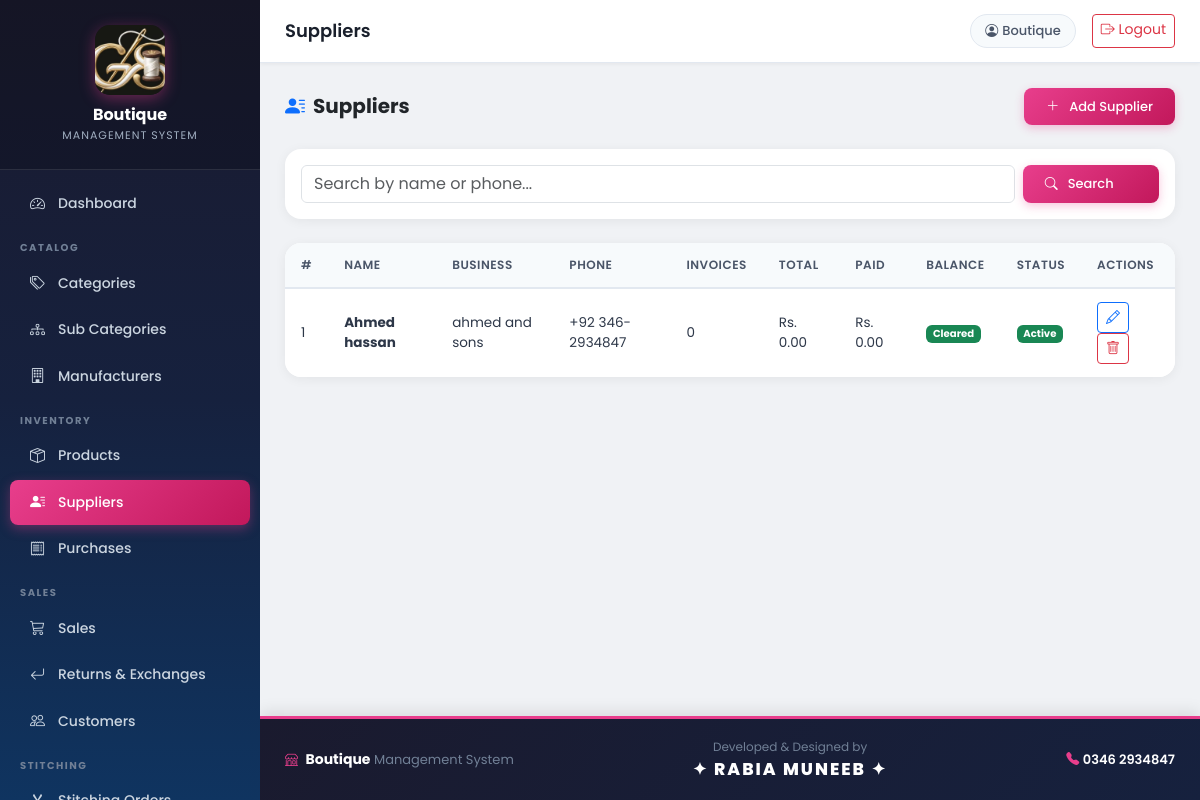
Page /suppliers/ (signed in) on the committed database.
### suppliers/models.py (models this page shows, shortened)
class Supplier(models.Model):
    name = models.CharField(max_length=200)
    business_name = models.CharField(max_length=200, blank=True, null=True)
    phone = models.CharField(max_length=20, blank=True, null=True)
    email = models.EmailField(blank=True, null=True)
    address = models.TextField(blank=True, null=True)
    is_active = models.BooleanField(default=True)
    created_at = models.DateTimeField(auto_now_add=True)
    @property
    def total_invoices(self):
        try:
            return self.purchase_invoices.count()
        except:
            return 0
    @property
    def total_amount(self):
        try:
            return sum(inv.net_total for inv in self.purchase_invoices.all())
        except:
            return 0
    @property
    def total_paid(self):
        try:
            return sum(inv.paid_amount for inv in self.purchase_invoices.all())
        except:
            return 0
    @property
    def total_balance(self):
        return self.total_amount - self.total_paid

### suppliers/views.py (the view)
# urls.py: path('suppliers/', views.supplier_list, name='supplier_list'),
@login_required
def supplier_list(request):
    search = request.GET.get('search', '')
    suppliers = Supplier.objects.all().order_by('-created_at')
    if search:
        suppliers = suppliers.filter(name__icontains=search) | suppliers.filter(phone__icontains=search)
    return render(request, 'suppliers/supplier_list.html', {'suppliers': suppliers, 'search': search})

### templates/suppliers/supplier_list.html (shortened to what this page needs)
{% extends 'base.html' %}
{% block page_title %}Suppliers{% endblock %}
{% block content %}
<div class="d-flex justify-content-between align-items-center mb-4">
    <h5 class="fw-bold mb-0"><i class="bi bi-person-lines-fill me-2 text-primary"></i>Suppliers</h5>
    <a href="{% url 'supplier_add' %}" class="btn-primary-custom btn"><i class="bi bi-plus-lg me-1"></i> Add Supplier</a>
</div>
<div class="content-card mb-4">
    <div class="card-body p-3">
        <form method="get" class="row g-2">
            <div class="col-md-10">
                <input type="text" name="search" class="form-control" placeholder="Search by name or phone..." value="{{ search }}">
            </div>
            <div class="col-md-2">
                <button type="submit" class="btn-primary-custom btn w-100"><i class="bi bi-search me-1"></i> Search</button>
            </div>
        </form>
    </div>
</div>
<div class="content-card">
    <div class="card-body p-0">
        <table class="table table-hover mb-0">
            <thead>
                <tr>
                    <th>#</th>
                    <th>Name</th>
                    <th>Business</th>
                    <th>Phone</th>
                    <th>Invoices</th>
                    <th>Total</th>
                    <th>Paid</th>
                    <th>Balance</th>
                    <th>Status</th>
                    <th>Actions</th>
                </tr>
            </thead>
            <tbody>
                {% for supplier in suppliers %}
                <tr>
                    <td>{{ forloop.counter }}</td>
                    <td><strong>{{ supplier.name }}</strong></td>
                    <td>{{ supplier.business_name|default:"-" }}</td>
                    <td>{{ supplier.phone|default:"-" }}</td>
                    <td>{{ supplier.total_invoices }}</td>
                    <td>Rs. {{ supplier.total_amount|floatformat:2 }}</td>
                    <td>Rs. {{ supplier.total_paid|floatformat:2 }}</td>
                    <td>
                        {% if supplier.total_balance > 0 %}
                            <span class="badge bg-danger">Rs. {{ supplier.total_balance|floatformat:2 }}</span>
                        {% else %}
                            <span class="badge bg-success">Cleared</span>
                        {% endif %}
                    </td>
                    <td>
                        {% if supplier.is_active %}
                            <span class="badge bg-success">Active</span>
                        {% else %}
                            <span class="badge bg-secondary">Inactive</span>
                        {% endif %}
                    </td>
                    <td>
                        <a href="{% url 'supplier_edit' supplier.pk %}" class="btn btn-sm btn-outline-primary">
                            <i class="bi bi-pencil"></i>
                        </a>
                        <a href="#" class="btn btn-sm btn-outline-danger"
                           onclick="globalConfirmDelete('{% url 'supplier_delete' supplier.pk %}', '{{ supplier.name }}')">
                            <i class="bi bi-trash"></i>
                        </a>
                    </td>
                </tr>
                {% endfor %}
            </tbody>
        </table>
    </div>
</div>
{% endblock %}

### templates/base.html (shortened to what this page needs)
{% load static %}
<!DOCTYPE html>
<html lang="en">
<head>
    <link href="https://cdn.jsdelivr.net/npm/bootstrap@5.3.0/dist/css/bootstrap.min.css" rel="stylesheet">
    <link href="https://cdn.jsdelivr.net/npm/bootstrap-icons@1.10.5/font/bootstrap-icons.css" rel="stylesheet">
</head>
<body>
<nav id="sidebar">
    <div class="sidebar-header">
        <img src="{% static 'images/logo.jpeg' %}" alt="Boutique Logo"
             style="width:70px; height:70px; border-radius:15px; object-fit:cover; margin: 0 auto 10px; display:block; box-shadow: 0 4px 15px rgba(232,62,140,0.4);">
        <h4>Boutique</h4>
        <p>Management System</p>
    </div>
    <div class="sidebar-nav">
        <ul class="components">
            <li><a href="{% url 'dashboard' %}" class="{% if request.resolver_match.url_name == 'dashboard' %}active{% endif %}"><i class="bi bi-speedometer2"></i> Dashboard</a></li>
            <div class="sidebar-label">Catalog</div>
            <li><a href="{% url 'category_list' %}" class="{% if request.resolver_match.url_name == 'category_list' %}active{% endif %}"><i class="bi bi-tags"></i> Categories</a></li>
            <li><a href="{% url 'subcategory_list' %}" class="{% if request.resolver_match.url_name == 'subcategory_list' %}active{% endif %}"><i class="bi bi-diagram-3"></i> Sub Categories</a></li>
            <li><a href="{% url 'manufacturer_list' %}" class="{% if request.resolver_match.url_name == 'manufacturer_list' %}active{% endif %}"><i class="bi bi-building"></i> Manufacturers</a></li>
            <div class="sidebar-label">Inventory</div>
            <li><a href="{% url 'product_list' %}" class="{% if request.resolver_match.url_name == 'product_list' %}active{% endif %}"><i class="bi bi-box-seam"></i> Products</a></li>
            <li><a href="{% url 'supplier_list' %}" class="{% if request.resolver_match.url_name == 'supplier_list' %}active{% endif %}"><i class="bi bi-person-lines-fill"></i> Suppliers</a></li>
            <li><a href="{% url 'purchase_list' %}" class="{% if request.resolver_match.url_name == 'purchase_list' %}active{% endif %}"><i class="bi bi-receipt"></i> Purchases</a></li>
            <div class="sidebar-label">Sales</div>
            <li><a href="{% url 'sale_list' %}" class="{% if request.resolver_match.url_name == 'sale_list' %}active{% endif %}"><i class="bi bi-cart3"></i> Sales</a></li>
            <li><a href="{% url 'sale_return_list' %}" class="{% if request.resolver_match.url_name == 'sale_return_list' %}active{% endif %}"><i class="bi bi-arrow-return-left"></i> Returns & Exchanges</a></li>
            <li><a href="{% url 'customer_list' %}" class="{% if request.resolver_match.url_name == 'customer_list' %}active{% endif %}"><i class="bi bi-people"></i> Customers</a></li>
            <div class="sidebar-label">Stitching</div>
            <li><a href="{% url 'stitching_list' %}" class="{% if request.resolver_match.url_name == 'stitching_list' %}active{% endif %}"><i class="bi bi-scissors"></i> Stitching Orders</a></li>
        </ul>
    </div>
</nav>
<div id="content">
    <div class="top-navbar">
        <div class="d-flex align-items-center">
            <h5 class="page-heading">{% block page_title %}Dashboard{% endblock %}</h5>
        </div>
        <div class="d-flex align-items: center gap-3">
            <div class="user-badge"><i class="bi bi-person-circle me-1"></i>{{ request.user.username }}</div>
            <a href="{% url 'logout' %}" class="btn btn-sm btn-outline-danger"><i class="bi bi-box-arrow-right"></i> Logout</a>
        </div>
    </div>
    <div class="page-content">
        {% block content %}{% endblock %}
    </div>
    <footer class="main-footer">
        <div class="d-flex justify-content-between align-items-center flex-wrap gap-2">
            <div>
                <i class="bi bi-shop me-1" style="color:#e83e8c;"></i>
                <strong style="color:#fff; font-size:14px;">Boutique</strong>
                <span style="color:#718096; font-size:13px;"> Management System</span>
            </div>
            <div style="text-align:center;">
                <span style="color:#718096; font-size:12px;">Developed & Designed by</span><br>
                <span class="dev-name">✦ Rabia Muneeb ✦</span>
            </div>
            <div style="text-align:right;">
                <i class="bi bi-telephone-fill" style="color:#e83e8c;"></i>
                <span style="color:#fff; font-size:13px; font-weight:600;"> 0346 2934847</span>
            </div>
        </div>
    </footer>
</div>
</body>
</html>

### templates/base.html (style rules this page uses)
* { font-family: "Poppins", sans-serif; }
body { background-color: #f0f2f5; margin: 0; padding: 0; }
#sidebar { width: 260px; height: 100vh; background: linear-gradient(180deg, #1a1a2e 0%, #16213e 50%, #0f3460 100%); position: fixed; top: 0; left: 0; z-index: 100; display: flex; flex-direction: column; overflow: hidden; }
#sidebar .sidebar-header { padding: 25px 20px; background: rgba(0,0,0,0.2); text-align: center; flex-shrink: 0; border-bottom: 1px solid rgba(255,255,255,0.1); }
#sidebar .sidebar-header h4 { color: #fff; margin: 0; font-size: 16px; font-weight: 700; }
#sidebar .sidebar-header p { color: #a0aec0; margin: 3px 0 0 0; font-size: 11px; letter-spacing: 1px; text-transform: uppercase; }
#sidebar .sidebar-nav { flex: 1; overflow-y: auto; padding: 10px 0 20px; }
#sidebar ul.components { padding: 0; list-style: none; margin: 0; }
#sidebar ul li a { padding: 11px 20px; display: flex; align-items: center; color: #cbd5e0; text-decoration: none; font-size: 14px; font-weight: 500; transition: all 0.2s; margin: 2px 10px; border-radius: 8px; }
#sidebar ul li a.active { background: linear-gradient(135deg, #e83e8c, #c2185b); color: #fff; box-shadow: 0 4px 12px rgba(232,62,140,0.35); font-weight: 500; }
#sidebar ul li a i { margin-right: 10px; width: 18px; font-size: 15px; }
.sidebar-label { padding: 12px 20px 4px; font-size: 10px; color: #718096; text-transform: uppercase; letter-spacing: 1.5px; font-weight: 700; }
#content { margin-left: 260px; min-height: 100vh; display: flex; flex-direction: column; }
.top-navbar { background: #fff; border-bottom: 1px solid #e2e8f0; padding: 14px 25px; box-shadow: 0 1px 4px rgba(0,0,0,0.06); display: flex; align-items: center; justify-content: space-between; flex-shrink: 0; position: sticky; top: 0; z-index: 99; }
.top-navbar .page-heading { font-size: 18px; font-weight: 600; color: #1a202c; margin: 0; }
.user-badge { background: #f7fafc; border: 1px solid #e2e8f0; border-radius: 25px; padding: 6px 14px; font-size: 13px; color: #4a5568; font-weight: 500; }
.page-content { padding: 25px; flex: 1; }
.content-card { background: #fff; border: none; border-radius: 16px; box-shadow: 0 2px 12px rgba(0,0,0,0.06); overflow: hidden; height: 100%; }
.table thead th { background-color: #f7fafc; color: #4a5568; font-size: 12px; font-weight: 600; text-transform: uppercase; letter-spacing: 0.5px; border-bottom: 2px solid #e2e8f0; padding: 13px 16px; }
.table tbody td { padding: 13px 16px; font-size: 13.5px; color: #2d3748; vertical-align: middle; border-bottom: 1px solid #f0f4f8; }
.table tbody tr:last-child td { border-bottom: none; }
.btn-primary-custom { background: linear-gradient(135deg, #e83e8c, #c2185b); border: none; color: white !important; padding: 9px 22px; border-radius: 8px; font-size: 13px; font-weight: 500; transition: all 0.2s; box-shadow: 0 3px 10px rgba(232,62,140,0.3); text-decoration: none; display: inline-flex; align-items: center; gap: 6px; }
.main-footer { background: linear-gradient(135deg, #1a1a2e, #16213e); border-top: 3px solid #e83e8c; padding: 18px 25px; font-size: 13px; color: #a0aec0; flex-shrink: 0; box-shadow: 0 -4px 15px rgba(0,0,0,0.1); }
.main-footer .dev-name { color: #ffffff; font-size: 17px; font-weight: 800; letter-spacing: 2px; text-transform: uppercase; }

### rows in the picture
Supplier: name "Ahmed hassan", business_name "ahmed and sons", phone "+92 346-2934847", total_invoices "0", total_amount "0.00", total_paid "0.00", shows "Cleared", is_active "Active"

### other values in the picture
{{ request.user.username }} "Boutique"
